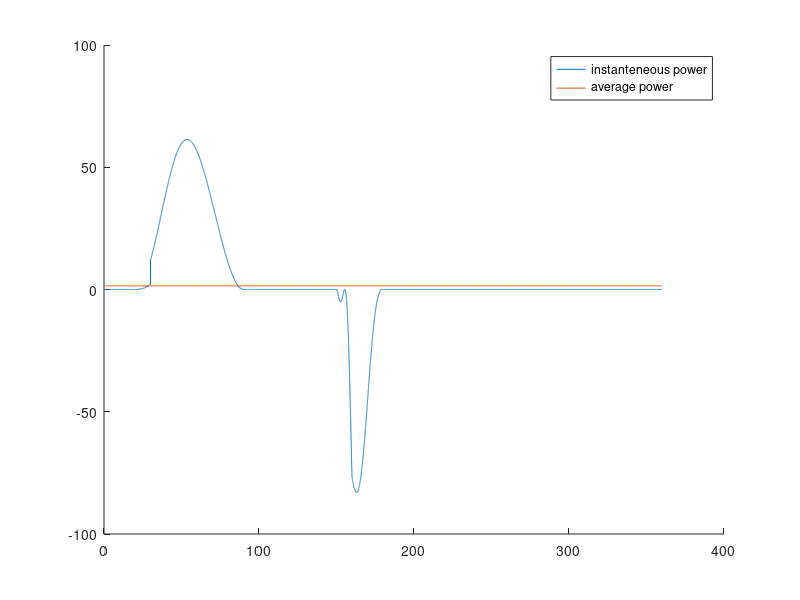

Recreate this plot in MATLAB.
% CAMS ASSIGNMENT Subtask 3
% compute average power
%--------------------------------------------------------%
clear variables
close all 

%load profile with eccentricity
cam_ecc=load('campower_ecc32');

%load normal force, pressure angle and eccentricity
N=cam_ecc.normalforce_tot;
alpha=cam_ecc.pressure_angle;
e=cam_ecc.exc*0.001;
omega=cam_ecc.w;

%compute pitch radius
R0=(cam_ecc.xpitch.^2+cam_ecc.ypitch.^2).^(1/2)*0.001;

%compute power with eccentricity
P1=(N.*cos(alpha).*e + N.*sin(alpha).*(R0.^2-e.^2).^(1/2)).*omega;

%compute energy consumed in one rotation and average power 
P_avg = mean(P1); 
t = 60/cam_ecc.rpm;
P_avg_list = repmat(P_avg/t,1,36000);
x= cam_ecc.thetadegree;

hold on 
plot(x,P1)
plot(x,P_avg_list)
legend('instanteneous power','average power')
